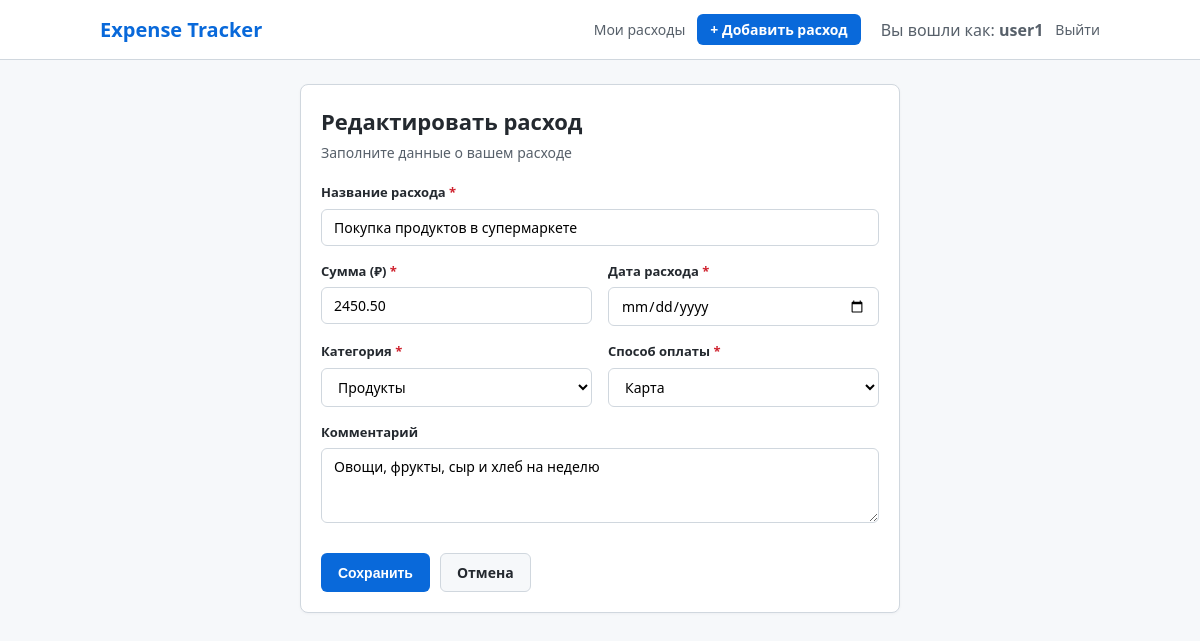
/1/edit/ (signed in), run on the app's committed database.
### expenses/models.py (models this page shows, shortened)
class Expense(models.Model):
    CATEGORY_CHOICES = [
        ("food", "Продукты"),
        ("transport", "Транспорт"),
        ("education", "Обучение"),
        ("entertainment", "Развлечения"),
        ("health", "Здоровье"),
        ("other", "Другое"),
    ]
    PAYMENT_METHOD_CHOICES = [
        ("card", "Карта"),
        ("cash", "Наличные"),
    ]
    title = models.CharField(max_length=200, verbose_name="Название расхода")
    amount = models.DecimalField(max_digits=10, decimal_places=2, verbose_name="Сумма")
    category = models.CharField(max_length=30, choices=CATEGORY_CHOICES, verbose_name="Категория")
    payment_method = models.CharField(max_length=20, choices=PAYMENT_METHOD_CHOICES, verbose_name="Способ оплаты")
    expense_date = models.DateField(verbose_name="Дата расхода")
    comment = models.TextField(blank=True, default="", verbose_name="Комментарий")
    created_at = models.DateTimeField(auto_now_add=True, verbose_name="Дата создания")
    user = models.ForeignKey(settings.AUTH_USER_MODEL, on_delete=models.CASCADE, related_name="expenses", verbose_name="Пользователь")
    class Meta:
        ordering = ["-expense_date", "-created_at"]
        verbose_name = "Расход"
        verbose_name_plural = "Расходы"

### expenses/views.py (the view)
# urls.py: path("<int:pk>/edit/", views.expense_edit, name="edit"),
@login_required
def expense_edit(request: HttpRequest, pk: int) -> HttpResponse:
    expense = get_object_or_404(Expense, pk=pk, user=request.user)
    if request.method == "POST":
        form = ExpenseForm(request.POST, instance=expense)
        if form.is_valid():
            form.save()
            messages.success(request, f"Расход «{expense.title}» успешно обновлен.")
            return redirect("expenses:detail", pk=expense.pk)
    else:
        form = ExpenseForm(instance=expense)
    return render(
        request,
        "expenses/expense_form.html",
        {"form": form, "expense": expense, "action": "Редактировать расход"},
    )

### expenses/forms.py (shortened to what this page needs)
class ExpenseForm(forms.ModelForm):
    class Meta:
        model = Expense
        fields = [
            "title",
            "amount",
            "category",
            "payment_method",
            "expense_date",
            "comment",
        ]
        widgets = {
            "title": forms.TextInput(attrs={"placeholder": "Например: Продукты в супермаркете"}),
            "amount": forms.NumberInput(attrs={"placeholder": "0.00", "step": "0.01", "min": "0.01"}),
            "category": forms.Select(),
            "payment_method": forms.Select(),
            "expense_date": forms.DateInput(attrs={"type": "date"}),
            "comment": forms.Textarea(attrs={"rows": 3, "placeholder": "Необязательный комментарий..."}),
        }

### templates/expenses/expense_form.html (shortened to what this page needs)
{% extends 'base.html' %}
{% block content %}
<div class="form-container">
    <div class="card form-card">
        <div class="form-card-header">
            <h1 class="form-title">{{ action }}</h1>
            <p class="form-subtitle">Заполните данные о вашем расходе</p>
        </div>
        <form method="post" novalidate class="custom-form">
            <div class="form-group {% if form.title.errors %}has-error{% endif %}">
                <label for="{{ form.title.id_for_label }}" class="form-label">
                    {{ form.title.label }} <span class="required">*</span>
                </label>
                {{ form.title }}
            </div>
            <div class="form-row">
                <div class="form-group {% if form.amount.errors %}has-error{% endif %}">
                    <label for="{{ form.amount.id_for_label }}" class="form-label">
                        {{ form.amount.label }} (₽) <span class="required">*</span>
                    </label>
                    {{ form.amount }}
                </div>
                <div class="form-group {% if form.expense_date.errors %}has-error{% endif %}">
                    <label for="{{ form.expense_date.id_for_label }}" class="form-label">
                        {{ form.expense_date.label }} <span class="required">*</span>
                    </label>
                    {{ form.expense_date }}
                </div>
            </div>
            <div class="form-row">
                <div class="form-group {% if form.category.errors %}has-error{% endif %}">
                    <label for="{{ form.category.id_for_label }}" class="form-label">
                        {{ form.category.label }} <span class="required">*</span>
                    </label>
                    {{ form.category }}
                </div>
                <div class="form-group {% if form.payment_method.errors %}has-error{% endif %}">
                    <label for="{{ form.payment_method.id_for_label }}" class="form-label">
                        {{ form.payment_method.label }} <span class="required">*</span>
                    </label>
                    {{ form.payment_method }}
                </div>
            </div>
            <div class="form-group {% if form.comment.errors %}has-error{% endif %}">
                <label for="{{ form.comment.id_for_label }}" class="form-label">
                    {{ form.comment.label }}
                </label>
                {{ form.comment }}
            </div>
            <div class="form-actions">
                <button type="submit" class="btn btn-primary">Сохранить</button>
                {% if expense %}
                    <a href="{% url 'expenses:detail' expense.pk %}" class="btn btn-secondary">Отмена</a>
                {% else %}
                    <a href="{% url 'expenses:list' %}" class="btn btn-secondary">Отмена</a>
                {% endif %}
            </div>
        </form>
    </div>
</div>
{% endblock %}

### templates/_header.html
{% load static %}
<header>
    <div class="nav-container">
        <a href="{% url 'expenses:list' %}" class="brand">Expense Tracker</a>
        <nav>
            {% if user.is_authenticated %}
                <a href="{% url 'expenses:list' %}">Мои расходы</a>
                <a href="{% url 'expenses:create' %}" class="btn btn-primary" style="padding: 4px 12px; color: white;">+ Добавить расход</a>
                <span style="color: #57606a; margin-left: 8px;">Вы вошли как: <strong>{{ user.username }}</strong></span>
                <a href="{% url 'accounts:logout' %}">Выйти</a>
            {% else %}
                <a href="{% url 'accounts:login' %}">Войти</a>
                <a href="{% url 'accounts:register' %}" class="btn btn-primary" style="padding: 4px 12px; color: white;">Регистрация</a>
            {% endif %}
        </nav>
    </div>
</header>

### static/style.css (style rules this page uses)
* { box-sizing: border-box; margin: 0; padding: 0; }
body { font-family: system-ui, -apple-system, "Segoe UI", Roboto, sans-serif; color: #24292f; background-color: #f6f8fa; line-height: 1.5; padding-bottom: 50px; }
header { background-color: #ffffff; border-bottom: 1px solid #d0d7de; padding: 14px 24px; margin-bottom: 24px; }
.nav-container { max-width: 1000px; margin: 0 auto; display: flex; justify-content: space-between; align-items: center; flex-wrap: wrap; gap: 12px; }
.brand { font-size: 20px; font-weight: 700; color: #0969da; text-decoration: none; }
nav { display: flex; align-items: center; gap: 12px; flex-wrap: wrap; }
nav a { color: #57606a; text-decoration: none; font-size: 14px; font-weight: 500; }
.card { background-color: #ffffff; border: 1px solid #d0d7de; border-radius: 8px; padding: 20px; margin-bottom: 20px; box-shadow: 0 1px 3px rgba(31,35,40,0.04); }
.btn { display: inline-block; padding: 8px 16px; font-size: 14px; font-weight: 600; text-align: center; border-radius: 6px; text-decoration: none; cursor: pointer; border: 1px solid transparent; transition: background-color 0.15s ease; }
.btn-primary { background-color: #0969da; color: #ffffff; }
.btn-secondary { background-color: #f6f8fa; color: #24292f; border: 1px solid #d0d7de; }
input[type="text"], input[type="email"], input[type="password"], input[type="date"], input[type="number"], select, textarea { width: 100%; padding: 8px 12px; font-size: 14px; border: 1px solid #d0d7de; border-radius: 6px; font-family: inherit; background-color: #ffffff; }
.form-container, .confirm-container, .detail-container, .auth-container { max-width: 600px; margin: 20px auto; }
.form-card-header { margin-bottom: 20px; }
.form-title { font-size: 22px; font-weight: 700; margin-bottom: 4px; }
.form-subtitle { font-size: 14px; color: #57606a; }
.form-group { margin-bottom: 16px; }
.form-row { display: grid; grid-template-columns: 1fr 1fr; gap: 16px; }
.form-label { display: block; font-size: 13px; font-weight: 600; margin-bottom: 6px; color: #24292f; }
.required { color: #cf222e; }
.form-actions { display: flex; gap: 10px; margin-top: 24px; }

### data on the page
Expense: title "Покупка продуктов в супермаркете", amount "2450.50", category "Продукты", payment_method "Карта", comment "Овощи, фрукты, сыр и хлеб на неделю"

### other printed values
{{ user.username }} "user1"
{{ action }} "Редактировать расход"
